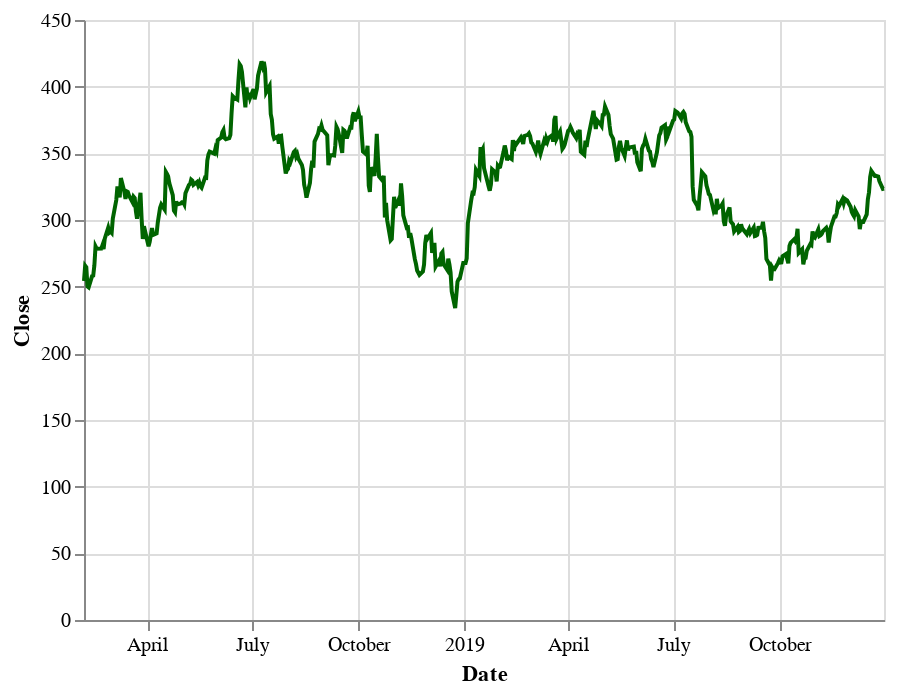

The notebook cell this image was saved under:
### Markdown cell above
create a graph of the real close market values of the netflix stock from 2018-2019

### Code cell
real = alt.Chart(df1819).mark_line().encode(
    x = 'Date',
    y = 'Close',
    color = alt.value('darkgreen'),
    tooltip=["Date","Close"]
)
real

### Figure 1 — Vega-Lite specification as saved in the notebook (floating-point values rounded to 4 significant figures; data arrays with more than 128 entries replaced by an {"elided": "..."} marker saying what was removed)
{"config": {"view": {"continuousWidth": 400, "continuousHeight": 300}}, "data": {"name": "data-56f519665d5dcd43f076f291f7cd0488"}, "mark": "line", "encoding": {"color": {"value": "darkgreen"}, "tooltip": [{"field": "Date", "type": "temporal"}, {"field": "Close", "type": "quantitative"}], "x": {"field": "Date", "type": "temporal"}, "y": {"field": "Close", "type": "quantitative"}}, "$schema": "https://vega.github.io/schema/vega-lite/v4.17.0.json", "datasets": {"data-56f519665d5dcd43f076f291f7cd0488": {"elided": "480 records"}}}
